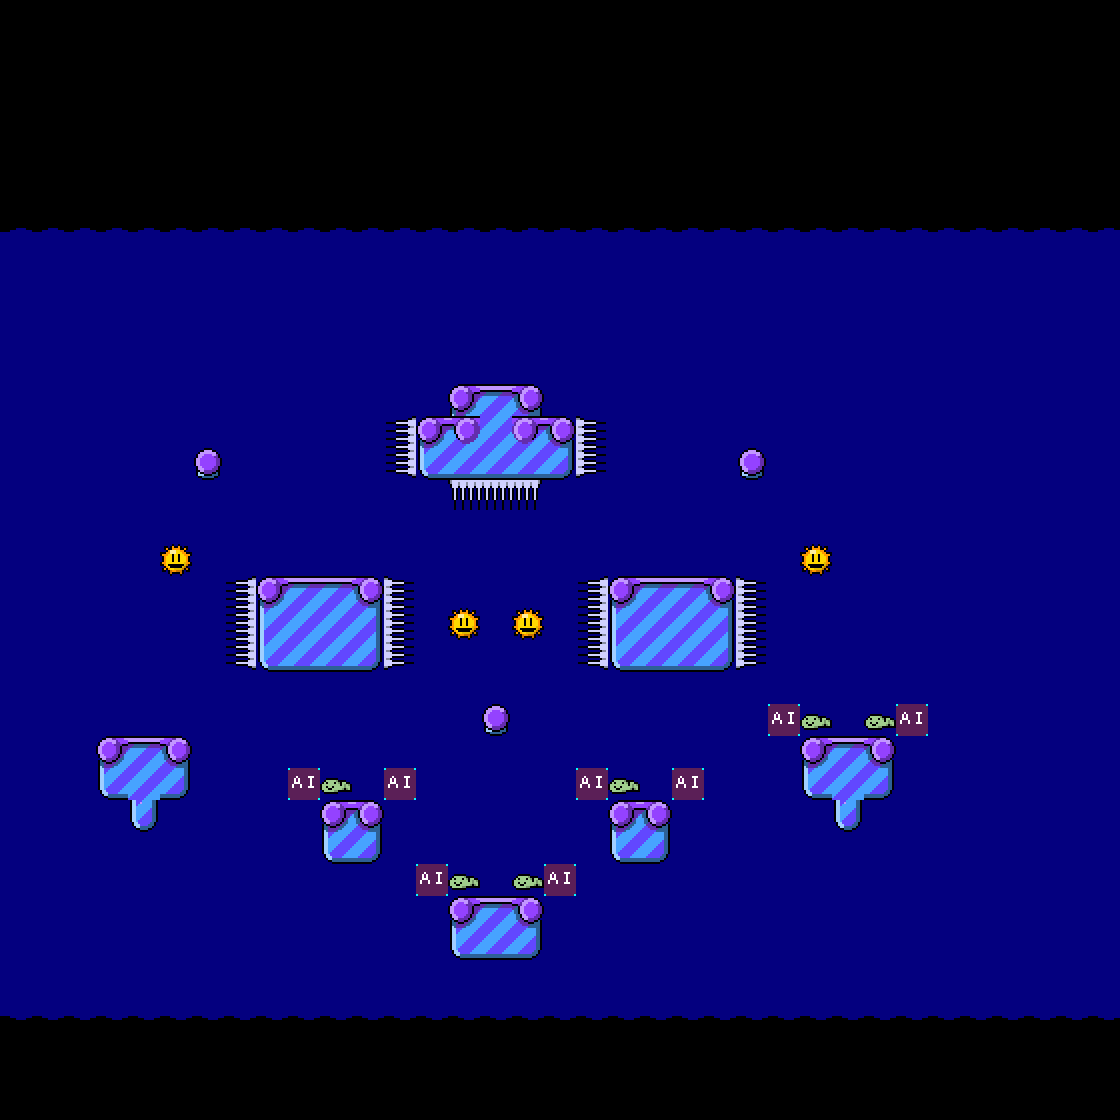

This is a level from a 2D game, rendered from its Tiled map with the project's own tilesets. A one-line summary and the map file follow, with tile-layer data summarised:
An orthogonal 35x35 tile map with 32x32 px tiles, 2 tile layers (Tile Layer 1, Tile Layer 2) and 2 objects.

<map version="1.0" orientation="orthogonal" renderorder="right-down" width="35" height="35" tilewidth="32" tileheight="32" nextobjectid="3">
 <tileset firstgid="1" name="World3Tiles" tilewidth="32" tileheight="32" tilecount="135">
  <image source="../sprites/World3Tiles.png" width="480" height="288" />
 </tileset>
 <layer name="Tile Layer 1" width="35" height="35">
  <data>[1225 cells, 1225 non-empty, 26 distinct tile ids]</data>
 </layer>
 <layer name="Tile Layer 2" width="35" height="35">
  <data>[1225 cells, 18 non-empty, 3 distinct tile ids]</data>
 </layer>
 <objectgroup name="Object Layer 1">
  <object id="1" gid="2" x="128" y="736" width="32" height="32">
   <properties>
    <property name="map" value="Stage1-40" />
    <property name="type" value="portal" />
   </properties>
  </object>
  <object id="2" gid="2" x="480" y="384" width="32" height="32">
   <properties>
    <property name="map" value="Stage1-42" />
    <property name="type" value="portal" />
   </properties>
  </object>
 </objectgroup>
</map>
